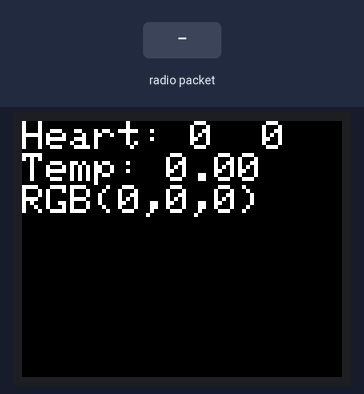
Simulated run of this sketch. Board: Arduino Uno, built with avr-gcc and run on an emulated ATmega328P. On the bench: 160×128 colour display. Inputs (shaded band) come from the test bench. No radio packets arrive unless stated; what the sketch prints to the serial monitor is not drawn.

Above: at 1.2 s.

The sketch:

TFT_Rx_V1.2.ino
```cpp
#include <TFT.h>  // Arduino LCD library
#include <SPI.h>
#include <VirtualWire.h>

// pin definition for the Uno
#define cs   10
#define dc   9
#define rst  8

const int textsize = 2;

// create an instance of the library
TFT TFTscreen = TFT(cs, dc, rst);
String rs = "";


//parameters defining


int pitch = 0;


int red = 0;
int green = 0;
int blue = 0;

int highbeat = 0;
int lowbeat = 0;

float t  = 0;

boolean se = true;
String s = "";
unsigned long timer1 = 0;
unsigned long timer2 = 0;


void setup()
{

  // Put this line at the beginning of every sketch that uses the GLCD:
  TFTscreen.begin();

  // clear the screen with a black background
  TFTscreen.background(0, 0, 0);

  // write the static text to the screen
  // set the font color to white
  TFTscreen.stroke(255, 255, 255);
  // set the font size
  TFTscreen.setTextSize(textsize);


  Serial.begin(9600);
  vw_set_ptt_inverted(true); // Required for DR3100
  vw_set_rx_pin(12);
  vw_setup(4000);  // Bits per sec\

  vw_rx_start();       // Start the receiver PLL running
  Serial.println("Listening...");
  /*
  collect("@@@---&A:-11,22,33$---");
   collect("&O:22,500,68$---");
   collect("&G:333,-90,22$---");
   collect("&P:23,23,931697$---");
   collect("&L:83,163,163$---###");
   */
  lcdprint();

}

void loop()
{

  uint8_t buf[VW_MAX_MESSAGE_LEN];
  uint8_t buflen = VW_MAX_MESSAGE_LEN;
  String rec = "";
  if (vw_get_message(buf, &buflen)) // Non-blocking
  {
    Serial.print("Rx: ");
    for(int i=0; i<buflen; i++)
    {
      char chr = buf[i];
      rec += chr;
    }
    Serial.println(rec);
    collect(rec);
    //lcdprint();
  }
  if(millis()-timer1>500)  //refresh screen after 5 seconds
  {
    lcdprint();
    timer1 = millis();
  }

}

void collect(String col)
{
  rs += col;
  while( (rs.indexOf('&')>-1) && (rs.indexOf('$')>-1) && ((rs.indexOf('$')) > (rs.indexOf('&')))   )
  {
    String rs2 = rs.substring( rs.indexOf('$') + 1 );
    String ws = rs.substring(rs.indexOf('&') + 1, rs.indexOf('$') + 1);
    rs = rs2;


    // Serial.println(ws);
    if((ws[1]==':') && (ws.indexOf('$')>1))
    {
      if(ws[0]=='P')
      {

        highbeat = ws.substring(2, ws.indexOf(',')).toInt();
        ws = ws.substring(ws.indexOf(',') + 1);
        lowbeat = ws.substring(0, ws.indexOf(',')).toInt();
        t = ws.substring(ws.indexOf(',') + 1, ws.indexOf('$')).toFloat();

        Serial.println("H:" + String(highbeat) + "," + String(lowbeat) + "\tT:" + String(t));
      }
      else if(ws[0]=='C')
      {
        red = ws.substring(2, ws.indexOf(',')).toInt();
        ws = ws.substring(ws.indexOf(',') + 1);
        green = ws.substring(0, ws.indexOf(',')).toInt();
        blue = ws.substring(ws.indexOf(',') + 1, ws.indexOf('$')).toInt();
        Serial.print("\tRGB(");
        Serial.print(red);
        Serial.print(",");
        Serial.print(green);
        Serial.print(",");
        Serial.print(blue);
        Serial.println(")");
      }


    }
  }

}


void lcdprint()
{

  if(s.length()>0)
  {
    //clearing screen
    TFTscreen.stroke(0, 0, 0);
    //coverting to char array
    char carrayv[s.length() + 1];
    s.toCharArray(carrayv, s.length() + 1);

    TFTscreen.text(carrayv, 0, 0);
  }

  String s2 = "";

  se = true;

  if(se==true)
  {
    s2 += "Heart: ";
    s2 += String(highbeat);
    s2 += "  ";
    s2 += String(lowbeat);
    s2 += "\n";
    s2 += "Temp: ";
    s2 += String(t);
    s2 += "\n";
    s2 += "RGB(";
    s2 += String(red);
    s2 += ",";
    s2 += String(green);
    s2 += ",";
    s2 += String(blue);
    s2 += ")";
    s2 += "\n";
    s = s2;
  }

  if(millis() - timer2 >5000)
  {
    se = !se;
    timer2 = millis();
    Serial.println(s);
  }

  //coverting to char array
  char carray[s.length() + 1];
  s.toCharArray(carray, s.length() + 1);

  TFTscreen.stroke(255, 255, 255);
  TFTscreen.text(carray, 0, 0);

}
```
